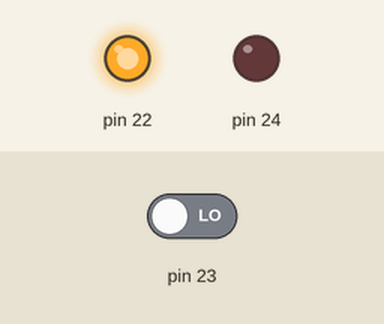
Recording of a sketch running on a simulated Arduino Mega 2560, built with avr-gcc and run on an emulated ATmega2560. On the bench: output pins drawn as LEDs (lit = HIGH). Inputs (shaded band) come from the test bench; at power-on: pin 23 LOW.

Above: at 0.8 s.
0.9 s: pin 23 driven HIGH
At 1.9 s:
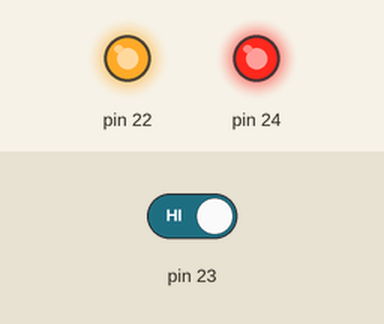
2.4 s: pin 23 driven LOW
At 3.0 s:
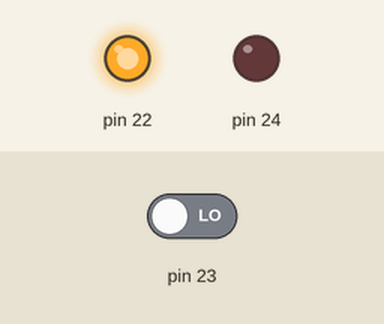
Timing chart, 0 to 5.4 s (numbered marks = the images above; inputs shaded):
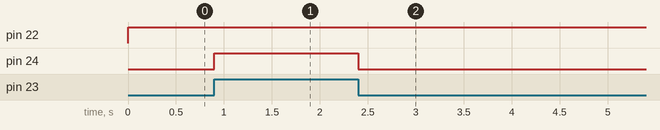

Measured:
- after the input at 0.9 s, pin 24: LOW → HIGH at once
- after the input at 2.4 s, pin 24: HIGH → LOW at once

The sketch:

sketch_em_c.ino
```cpp
#include<avr/io.h>
#include<util/delay.h>

uint8_t aceso = 0;
uint8_t leitura = 0;

void setup_c() {
  DDRA = 0b00000101;
  //o 22 vai estar servindo como o +5V só para
  //caso se tenha trocado as palavras em
  //"Utilize o sinal de saída do botão
  //como entrada do microcontrolador"
  PORTA = 0b00000001;
}

void loop_c() {
  leitura = PINA & (0b00000010);
  if (leitura != aceso){
    aceso = leitura;
    PORTA ^= 0b00000100;
    _delay_ms(50);
  }
}

int main(){
  setup_c();
  while (1){
    loop_c();
  }
}
```
